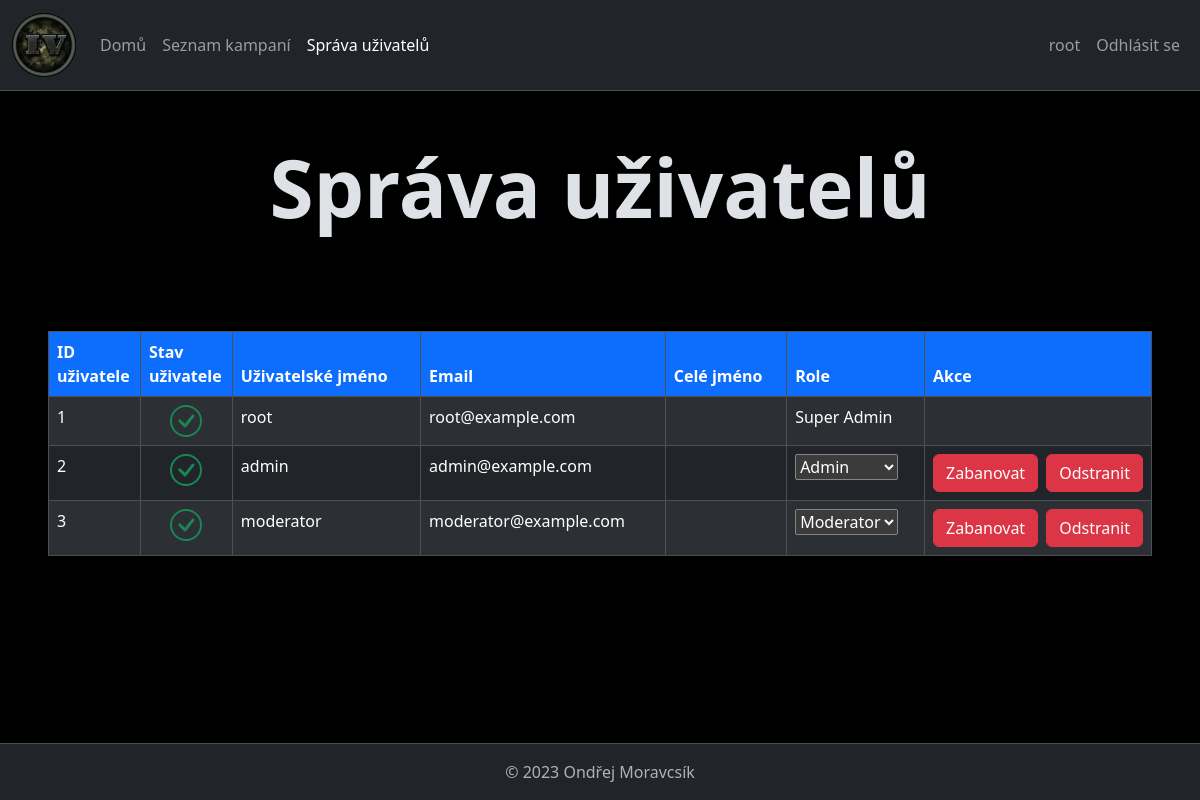
Before: /?page=users (signed in) with the older database file.
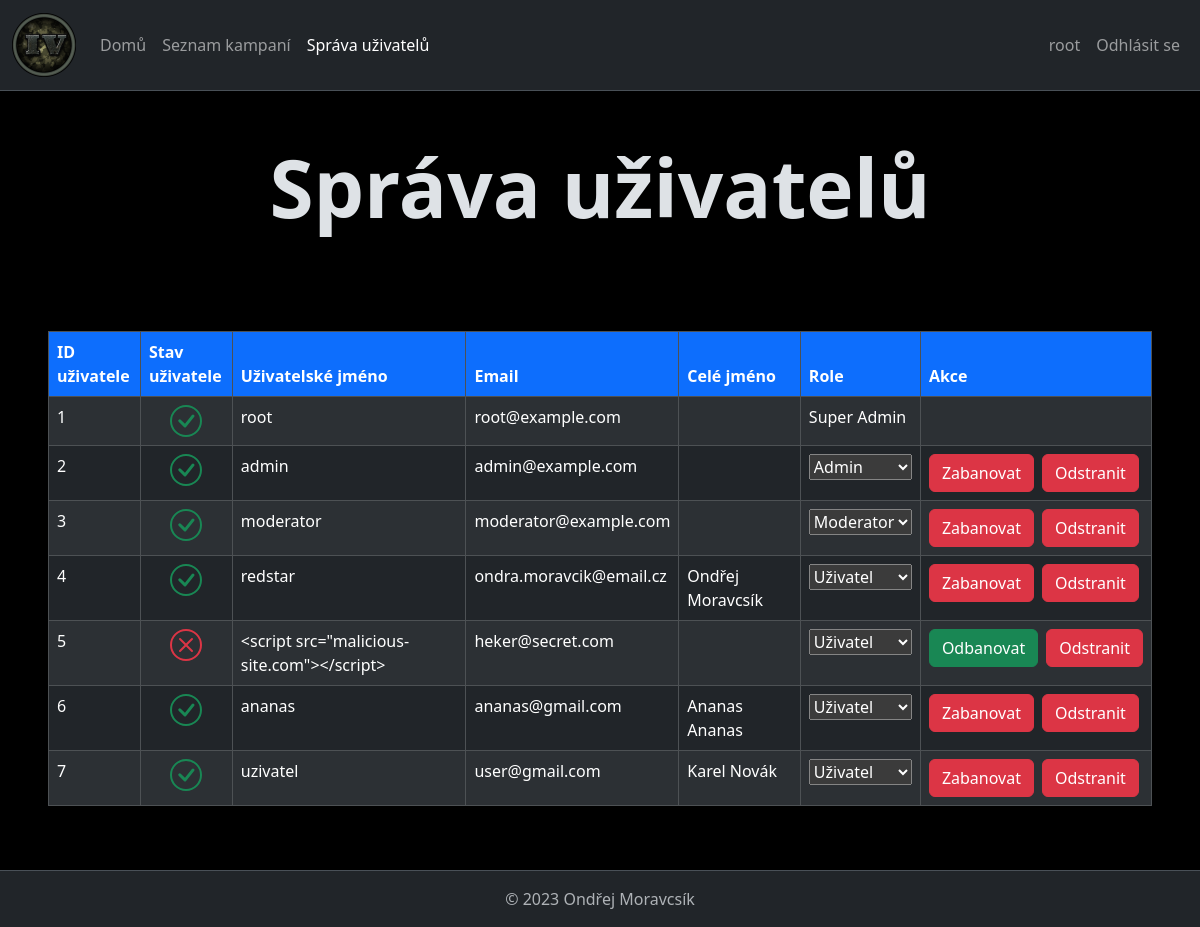
After: the same page with the newer database file.
### tables this page shows
CREATE TABLE IF NOT EXISTS `users` (
  `id_user` INT UNSIGNED NOT NULL AUTO_INCREMENT,
  `username` VARCHAR(60) NOT NULL,
  `password` VARCHAR(255) NOT NULL,
  `email` VARCHAR(100) NOT NULL,
  `first_name` VARCHAR(50) NULL,
  `last_name` VARCHAR(100) NULL,
  `role_id_role` INT UNSIGNED NOT NULL,
  `is_banned` TINYINT(1) NOT NULL DEFAULT 0,
  PRIMARY KEY (`id_user`),
  UNIQUE INDEX `id_user_UNIQUE` (`id_user` ASC) VISIBLE,
  UNIQUE INDEX `username_UNIQUE` (`username` ASC) VISIBLE,
  INDEX `fk_users_role_idx` (`role_id_role` ASC) VISIBLE,
  UNIQUE INDEX `email_UNIQUE` (`email` ASC) VISIBLE,
  CONSTRAINT `fk_users_role`
    FOREIGN KEY (`role_id_role`)
    REFERENCES `roles` (`id_role`)
    ON DELETE NO ACTION
    ON UPDATE NO ACTION);

CREATE TABLE IF NOT EXISTS `roles` (
  `id_role` INT UNSIGNED NOT NULL AUTO_INCREMENT,
  `name` VARCHAR(15) NOT NULL,
  `permissions` INT UNSIGNED NOT NULL,
  PRIMARY KEY (`id_role`),
  UNIQUE INDEX `id_role_UNIQUE` (`id_role` ASC) VISIBLE);

### app/ApplicationStart.class.php (called while the page is built, shortened)
<?php
class ApplicationStart {
    public function appStart(){
        if(isset($_GET["page"]) && array_key_exists($_GET["page"], WEB_PAGES)){
            $pageKey = $_GET["page"];
        } else {
            $pageKey = DEFAULT_WEB_PAGE_KEY;
        }
        $pageInfo = WEB_PAGES[$pageKey];
        $controller = new $pageInfo["controller_class_name"];
        $tplData = $controller->show($pageInfo["title"]);
        $view = new $pageInfo["view_class_name"];
        $view->printOutput($tplData);
    }
}
?>

### index.php (called while the page is built, shortened)
<?php
require_once("Autoloader.php");
$app = new \redstar\ApplicationStart();
$app->appStart();

### app/Models/UserModel.class.php (called while the page is built, shortened)
<?php
class UserModel implements \JsonSerializable
{
    private int $id;
    private string $username;
    private string $email;
    private string $firstName;
    private string $lastName;
    private RoleModel $role;
    private bool $isBanned;
    public function __construct(int $id, string $username, string $password, string $email, string $firstName, string $lastName, RoleModel $role, bool $isBanned)
    {
        $this->id = $id;
        $this->username = $username;
        $this->email = $email;
        $this->firstName = $firstName;
        $this->lastName = $lastName;
        $this->role = $role;
        $this->isBanned = $isBanned;
    }
    public static function getAllUsers(): array
    {
        $db = DatabaseModel::getDatabaseModel();
        $data = $db->getAllUsers();
        $users = array();
        for ($i = 0; $i < sizeof($data); $i++) {
            $id = $data[$i]["id_user"];
            $username = $data[$i]["username"] ?? "";
            $password = $data[$i]["password"] ?? "";
            $email = $data[$i]["email"] ?? "";
            $firstName = $data[$i]["first_name"] ?? "";
            $lastName = $data[$i]["last_name"] ?? "";
            $role = RoleModel::getRoleById($data[$i]["role_id_role"]);
            $isBanned = $data[$i]["is_banned"] == 1;
            $users[$i] = new UserModel($id, $username, $password, $email, $firstName, $lastName, $role, $isBanned);
        }
        return $users;
    }
    public function getId(): int
    {
        return $this->id;
    }
    public function getUsername(): string
    {
        return $this->username;
    }
    public function getEmail(): string
    {
        return $this->email;
    }
    public function getFirstName(): string
    {
        return $this->firstName;
    }
    public function getLastName(): string
    {
        return $this->lastName;
    }
    public function getRole(): RoleModel
    {
        return $this->role;
    }
    public function isBanned(): bool
    {
        return $this->isBanned;
    }
}

### app/Models/DatabaseModel.class.php (called while the page is built, shortened)
<?php
class DatabaseModel
{
    private static $database;
    private PDO $pdo;
    private function __construct() {
        $this->pdo = new \PDO("mysql:host=".DB_SERVER."; dbname=".DB_NAME, DB_USER, DB_PASS);
    }
    public static function getDatabaseModel() {
        if (empty(self::$database)){
            self::$database = new DatabaseModel();
        }
        return self::$database;
    }
    public function getRoleByIdFromDatabase(int $id): mixed
    {
        $stmt = $this->pdo->prepare("SELECT * FROM roles WHERE id_role = :id_role");
        $stmt->bindValue(":id_role", $id);
        $stmt->execute();
        return $stmt->fetch(PDO::FETCH_ASSOC);
    }
    public function getAllUsers(): array
    {
        $stmt = $this->pdo->prepare("SELECT * FROM users");
        $stmt->execute();
        return $stmt->fetchAll();
    }
    public function getAllRolesFromDatabase(): array
    {
        $stmt = $this->pdo->prepare("SELECT * FROM roles");
        $stmt->execute();
        return $stmt->fetchAll();
    }
}

### app/Models/RoleModel.class.php (called while the page is built, shortened)
<?php
class RoleModel implements \JsonSerializable
{
    private int $id;
    private string $name;
    private int $permissions;
    public function __construct(int $id, string $name, int $permissions)
    {
        $this->id = $id;
        $this->name = $name;
        $this->permissions = $permissions;
    }
    public static function getRoleById(int $id): ?RoleModel {
        $db = DatabaseModel::getDatabaseModel();
        $data = $db->getRoleByIdFromDatabase($id);
        $id = $data["id_role"];
        $name = $data["name"];
        $permissions = $data["permissions"];
        return new RoleModel($id, $name, $permissions);
    }
    public static function getAllRoles(): array
    {
        $db = DatabaseModel::getDatabaseModel();
        $data = $db->getAllRolesFromDatabase();
        $roles = array();
        for ($i = 0; $i < sizeof($data); $i++) {
            $id = $data[$i]["id_role"];
            $name = $data[$i]["name"];
            $permissions = $data[$i]["permissions"];
            $roles[$i] = new RoleModel($id, $name, $permissions);
        }
        return $roles;
    }
    public function getId(): int
    {
        return $this->id;
    }
    public function getName(): string
    {
        return $this->name;
    }
    public function getPermissions(): int
    {
        return $this->permissions;
    }
}

### app/Controllers/UsersPageController.class.php (called while the page is built, shortened)
<?php
class UsersPageController implements IController
{
    public function show(string $pageTitle): array
    {
        $header = new HeaderController();
        $tplData = $header->show($pageTitle);
        $tplData["users"] = UserModel::getAllUsers();
        $tplData["roles"] = RoleModel::getAllRoles();
        return $tplData;
    }
}

### Autoloader.php (called while the page is built, shortened)
<?php
spl_autoload_register(function ($className){
    $className = str_replace(BASE_NAMESPACE_NAME, BASE_APP_DIR_NAME, $className);
    $fileName = dirname(__FILE__) ."\\". $className;
});
?>

### app/Views/UsersPageView.class.php (the view, shortened to what this page needs)
<?php
class UsersPageView implements IView
{
    public function printOutput(array $tplData)
    {
        $header = new HeaderView();
        $header->printOutput($tplData);
        if (isset($tplData["error"])) {
            $error = $tplData["error"];
            echo "<div class='alert alert-danger mx-5 mt-3'><b>Chyba: </b>$error</div>";
        } else {
            echo "
                <h1 class='display-1 text-center fw-bold my-5'>Správa uživatelů</h1>
                <div class='overflow-x-auto my-5 mx-5'>
                    <table class='table table-striped table-dark table-bordered'>
                        <thead class='thead-light'>
                            <tr>
                                <th class='col-1 bg-primary' scope='col'>ID uživatele</th>
                                <th class='col-1 bg-primary' scope='col'>Stav uživatele</th>
                                <th class='bg-primary' scope='col'>Uživatelské jméno</th>
                                <th class='bg-primary' scope='col'>Email</th>
                                <th class='bg-primary' scope='col'>Celé jméno</th>
                                <th class='bg-primary' scope='col'>Role</th>
                                <th class='col-1 bg-primary' scope='col'>Akce</th>
                            </tr>
                            <tbody>";
            for ($i = 0; $i < sizeof($tplData["users"]); $i++) {
                $user = $tplData["users"][$i];
                $userId = $user->getId();
                $userEmail = htmlspecialchars($user->getEmail());
                $userIsBanned = $user->isBanned();
                $username = htmlspecialchars($user->getUsername());
                $userFullName = htmlspecialchars($user->getFirstname()) . " " . htmlspecialchars($user->getLastName());
                $userRoleName = $user->getRole()->getName();
                $userPermissions = $user->getRole()->getPermissions();
                $loggedUserPermissions = $tplData["user"]->getRole()->getPermissions();
                echo "<tr>";
                echo "<td>$userId</td>";
                if ($userIsBanned) {
                    echo "
                        <td class='text-danger text-center'>
                            <svg xmlns='http://www.w3.org/2000/svg' width='32' height='32' fill='currentColor' class='bi bi-x-circle' viewBox='0 0 16 16'>
                              <path d='M8 15A7 7 0 1 1 8 1a7 7 0 0 1 0 14m0 1A8 8 0 1 0 8 0a8 8 0 0 0 0 16'/>
                              <path d='M4.646 4.646a.5.5 0 0 1 .708 0L8 7.293l2.646-2.647a.5.5 0 0 1 .708.708L8.707 8l2.647 2.646a.5.5 0 0 1-.708.708L8 8.707l-2.646 2.647a.5.5 0 0 1-.708-.708L7.293 8 4.646 5.354a.5.5 0 0 1 0-.708'/>
                            </svg>
                        </td>";
                } else {
                    echo "
                        <td class='text-success text-center'>
                            <svg xmlns='http://www.w3.org/2000/svg' width='32' height='32' fill='currentColor' class='bi bi-check-circle' viewBox='0 0 16 16'>
                                <path d='M8 15A7 7 0 1 1 8 1a7 7 0 0 1 0 14m0 1A8 8 0 1 0 8 0a8 8 0 0 0 0 16'></path>
                                <path d='m10.97 4.97-.02.022-3.473 4.425-2.093-2.094a.75.75 0 0 0-1.06 1.06L6.97 11.03a.75.75 0 0 0 1.079-.02l3.992-4.99a.75.75 0 0 0-1.071-1.05'></path>
                            </svg>
                        </td>";
                }
                echo "<td>$username</td>";
                echo "<td>$userEmail</td>";
                echo "<td>$userFullName</td>";
                if ($loggedUserPermissions > $userPermissions and $loggedUserPermissions > 5) {
                    ?>
                        <td>
                        <?php echo "<select id='changeRoleSelect$i' onchange='changeUserRole($userId, $i)'>"; ?>
                            <?php
                            foreach ($tplData["roles"] as $role) {
                                $roleId = $role->getId();
                                $roleName = $role->getName();
                                $rolePermissions = $role->getPermissions();
                                if ($loggedUserPermissions > $rolePermissions) {
                                    if ($role->getName() == $userRoleName) {
                                        echo "<option value='$roleId' selected>$roleName</option>";
                                    } else {
                                        echo "<option value='$roleId'>$roleName</option>";
                                    }
                                }
                            }
                            ?>
                        </select>
                        </td>
                    <?php
                } else {
                    echo "<td>$userRoleName</td>";
                }
                echo "<td><div class='d-inline-flex gap-2'>";
                if ($loggedUserPermissions > $userPermissions) {
                    if (!$userIsBanned) {
                        echo "<button class='btn btn-danger' data-bs-toggle='modal' data-bs-target='#banModal' onclick='targetUser($userId)'>Zabanovat</button>";
                    } else {
                        echo "<button class='btn btn-success' data-bs-toggle='modal' data-bs-target='#unbanModal' onclick='targetUser($userId)'>Odbanovat</button>";
                    }
                    if ($loggedUserPermissions > 5) {
                        echo "<button class='btn btn-danger' data-bs-toggle='modal' data-bs-target='#removeUserModal' onclick='targetUser($userId)'>Odstranit</button>";
                    }
                }
                echo  "</div></td>";
                echo "</tr>";
            }
            echo "
                            </tbody>
                        </thead>
                    </table>
                </div>
            ";
            ?>
<?php
        }
        $header->getHTMLFooter();
    }
}

### app/Views/HeaderView.class.php (shortened to what this page needs)
<?php
class HeaderView implements IView
{
    public function printOutput(array $tplData)
    {
        $this->getHTMLHeader($tplData["title"], $tplData["user"], $tplData);
    }
    public function getHTMLHeader(string $pageTitle, ?UserModel $user, array $tplData) {
        ?>
        <!doctype html>
        <html lang="cs">
        <head>
            <link href="https://cdn.jsdelivr.net/npm/bootstrap@5.3.2/dist/css/bootstrap.min.css" rel="stylesheet">
            <link href="../../../MORAVCSIK-ONDREJ/app/Resources/styles.css" rel="stylesheet">
        </head>
        <body class="d-flex flex-column min-vh-100 bg-black" data-bs-theme="dark">
        <header>
        <nav class="navbar navbar-expand-lg bg-dark border-bottom" data-bs-theme="dark">
        <div class="container-fluid">
        <a class="navbar-brand" href="?page=home">
            <img src="../../../MORAVCSIK-ONDREJ/app/Resources/logos/navbar-logo.png" alt="Logo hlavní stránky" height="64" width="64">
        </a>
        <div class="collapse navbar-collapse" id="navbarColor02">
        <ul class="navbar-nav me-auto">
            <li class="nav-item">
                <a class="nav-link <?php echo $pageTitle == 'Úvodní stránka' ? 'active' : '';?>" href="?">Domů</a>
            </li>
            <li class="nav-item">
                <a class="nav-link <?php echo $pageTitle == 'Seznam kampaní' ? 'active' : '';?>" href="?page=matches">Seznam kampaní</a>
            </li>
            <?php
                if (isset($user) and $tplData["user"]->getRole()->getPermissions() > 1) {
            ?>
            <li class="nav-item">
                <a class="nav-link <?php echo $pageTitle == 'Správa uživatelů' ? 'active' : '';?>" href="?page=users">Správa uživatelů</a>
            </li>
            <?php
                }
            ?>
        </ul>
        <ul class="navbar-nav">
        <?php
        if (isset($user)) {
            ?>
            <li class="nav-item">
                <a class="nav-link"><?php echo htmlspecialchars($user->getUsername()); ?></a>
            </li>
            <li>
                <form method="post">
                    <button href="#" class="nav-item nav-link" type="submit" name="logout-btn" value="logout">Odhlásit se</button>
                </form>
            </li>
        <?php } ?>
            </ul>
            </div>
            </div>
            </nav>
            </header>
        <?php
    }
    public function getHTMLFooter() {
        ?>
        <footer class="bg-dark align-items-center mt-auto pt-3 border-top" data-bs-theme="dark">
            <p class="align-items-center text-center justify-content-center text-muted">&#169 2023 Ondřej Moravcsík</p>
        </footer>
        </body>
        </html>
        <?php
    }
}

Changed rows visible on the page:
added roles: id_role "4"
added users: username "redstar", email "ondra.moravcik@email.cz", userFullName "Ondřej Moravcsík"
added users: id_user "5", is_banned 1 (drawn), username "<script src=\"malicious-site.com\"></script>", email "heker@secret.com"
added users: id_user "6", is_banned 0 (drawn), username "ananas", email "ananas@gmail.com", userFullName "Ananas Ananas"
added users: id_user "7", is_banned 0 (drawn), username "uzivatel", email "user@gmail.com", userFullName "Karel Novák"
